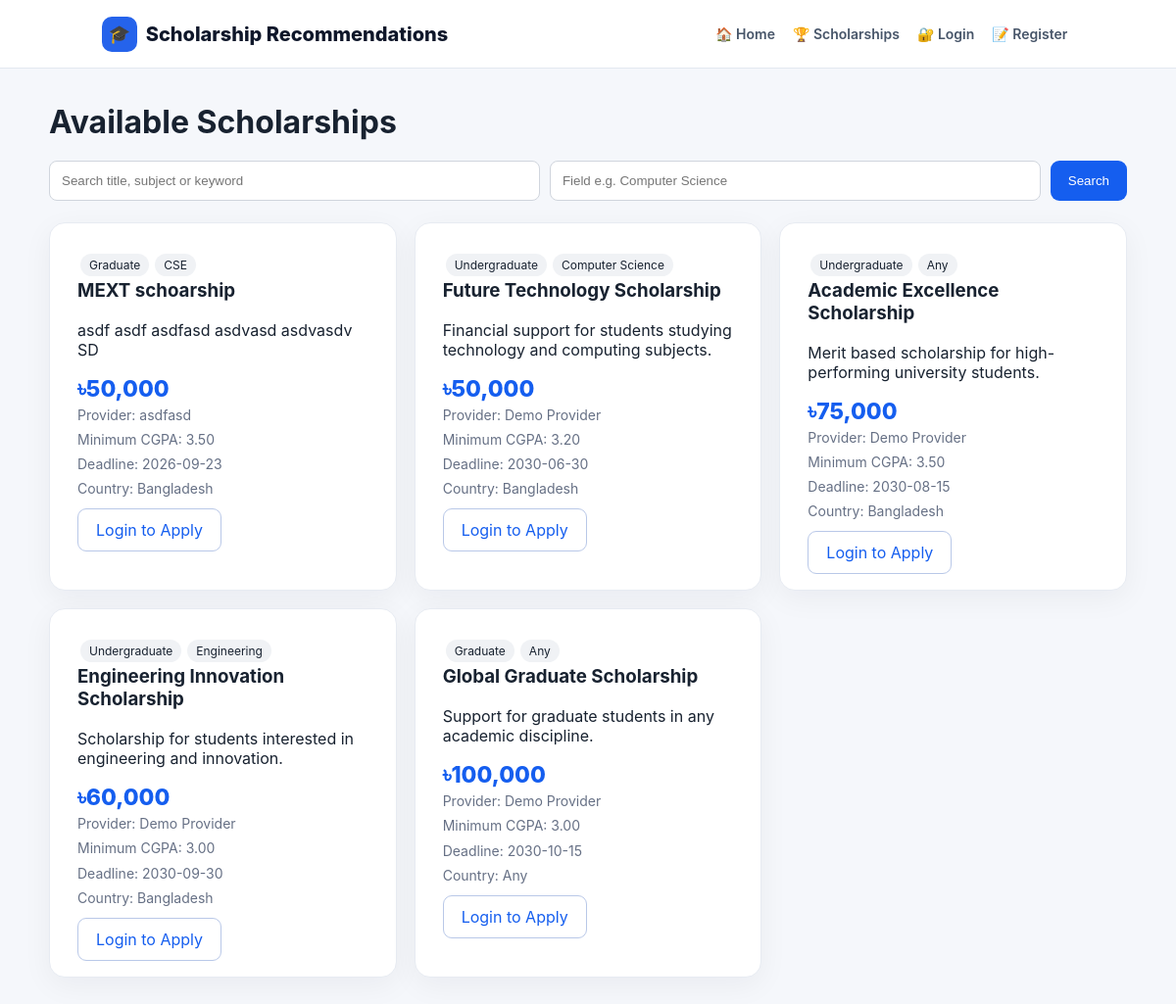
Page /scholarships.php on the committed database.
### tables this page shows
CREATE TABLE `scholarships` (
  `id` int(11) NOT NULL AUTO_INCREMENT, `provider_id` int(11) NOT NULL, `title` varchar(200) NOT NULL,
  `description` text NOT NULL, `provider_name` varchar(150) NOT NULL, `amount` decimal(12,2) DEFAULT 0.00,
  `deadline` date NOT NULL, `min_cgpa` decimal(4,2) DEFAULT 0.00, `education_level` varchar(80) DEFAULT 'Any',
  `field_of_study` varchar(120) DEFAULT 'Any', `country` varchar(100) DEFAULT 'Any',
  `created_at` timestamp NOT NULL DEFAULT current_timestamp(), PRIMARY KEY (`id`), KEY `provider_id` (`provider_id`),
  CONSTRAINT `fk_scholarship_provider` FOREIGN KEY (`provider_id`) REFERENCES `users` (`id`) ON DELETE CASCADE
);

### config.php (called while the page is built, shortened)
<?php
function e($v)
{
    return htmlspecialchars(
        (string)($v ?? ''),
        ENT_QUOTES,
        'UTF-8'
    );
}
function user()
{
    return $_SESSION['user'] ?? null;
}
?>

### scholarships.php (the view)
<?php require_once 'config.php'; $q=trim($_GET['q']??''); $field=trim($_GET['field']??''); $sql="SELECT s.*,u.name AS owner FROM scholarships s JOIN users u ON s.provider_id=u.id WHERE s.deadline>=CURDATE()"; if($q!==''){ $x=$conn->real_escape_string($q);$sql.=" AND (s.title LIKE '%$x%' OR s.description LIKE '%$x%' OR s.field_of_study LIKE '%$x%')";} if($field!==''){ $x=$conn->real_escape_string($field);$sql.=" AND (s.field_of_study='Any' OR s.field_of_study LIKE '%$x%')";} $sql.=" ORDER BY s.deadline ASC"; $rs=$conn->query($sql); ?>
<!DOCTYPE html><html><head><title>Scholarships</title><?php include 'partials/head.php'; ?></head><body><?php include 'partials/nav.php'; ?><div class="container"><h1 class="page-title">Available Scholarships</h1><form class="searchbar"><input name="q" value="<?=e($q)?>" placeholder="Search title, subject or keyword"><input name="field" value="<?=e($field)?>" placeholder="Field e.g. Computer Science"><button class="btn">Search</button></form><div class="grid"><?php while($s=$rs->fetch_assoc()): ?><div class="card scholarship"><span class="tag"><?=e($s['education_level']?:'All levels')?></span><span class="tag"><?=e($s['field_of_study']?:'Any field')?></span><h3><?=e($s['title'])?></h3><p><?=e($s['description'])?></p><div class="amount">৳<?=number_format($s['amount'])?></div><div class="meta">Provider: <?=e($s['provider_name'])?><br>Minimum CGPA: <?=e($s['min_cgpa'])?><br>Deadline: <?=e($s['deadline'])?><br>Country: <?=e($s['country'])?></div><br><?php if(user()&&user()['role']==='student'):?><a class="btn" href="apply.php?id=<?=$s['id']?>">Apply Now</a><?php else:?><a class="btn secondary" href="login.php">Login to Apply</a><?php endif;?></div><?php endwhile; if($rs->num_rows===0):?><div class="panel"><p>No matching scholarships found.</p></div><?php endif;?></div></div></body></html>

### assets/style.css (style rules this page uses)
* { box-sizing:border-box }
body { margin:0;font-family:Inter,Arial,sans-serif;background:#f5f7fb;color:#182230 }
.navbtn,.btn { background:#155eef!important;color:white!important;padding:11px 18px;border-radius:9px;text-decoration:none;border:0;cursor:pointer }
.secondary { background:#fff!important;color:#155eef!important;border:1px solid #b9c8e8 }
.hero-card,.card,.panel { background:#fff;border:1px solid #e7ebf2;border-radius:16px;padding:28px;box-shadow:0 8px 30px rgba(16,24,40,.05) }
.container { max-width:1150px;margin:30px auto;padding:0 25px }
.page-title { margin:35px 0 20px }
.grid { display:grid;grid-template-columns:repeat(3,1fr);gap:18px }
.scholarship h3 { margin-top:0 }
.amount { font-size:23px;font-weight:800;color:#155eef }
.meta { color:#667085;font-size:14px;line-height:1.8 }
.tag { display:inline-block;background:#f0f2f5;border-radius:15px;padding:4px 9px;margin:3px;font-size:12px }
.searchbar { display:flex;gap:10px;margin-bottom:22px }
.searchbar input,.searchbar select { padding:12px;border:1px solid #d0d5dd;border-radius:8px;flex:1 }

### rows in the picture
scholarships: education_level "Graduate", field_of_study "CSE", title "MEXT schoarship", description "asdf asdf asdfasd asdvasd asdvasdv SD", amount "50,000", provider_name "asdfasd", min_cgpa "3.50", deadline "2026-09-23", country "Bangladesh"
scholarships: education_level "Undergraduate", field_of_study "Computer Science", title "Future Technology Scholarship", description "Financial support for students studying technology and computing subjects.", amount "50,000", provider_name "Demo Provider", min_cgpa "3.20", deadline "2030-06-30", country "Bangladesh"
scholarships: education_level "Undergraduate", field_of_study "Any", title "Academic Excellence Scholarship", description "Merit based scholarship for high-performing university students.", amount "75,000", provider_name "Demo Provider", min_cgpa "3.50", deadline "2030-08-15", country "Bangladesh"
scholarships: education_level "Undergraduate", field_of_study "Engineering", title "Engineering Innovation Scholarship", description "Scholarship for students interested in engineering and innovation.", amount "60,000", provider_name "Demo Provider", min_cgpa "3.00", deadline "2030-09-30", country "Bangladesh"
scholarships: education_level "Graduate", field_of_study "Any", title "Global Graduate Scholarship", description "Support for graduate students in any academic discipline.", amount "100,000", provider_name "Demo Provider", min_cgpa "3.00", deadline "2030-10-15", country "Any"
